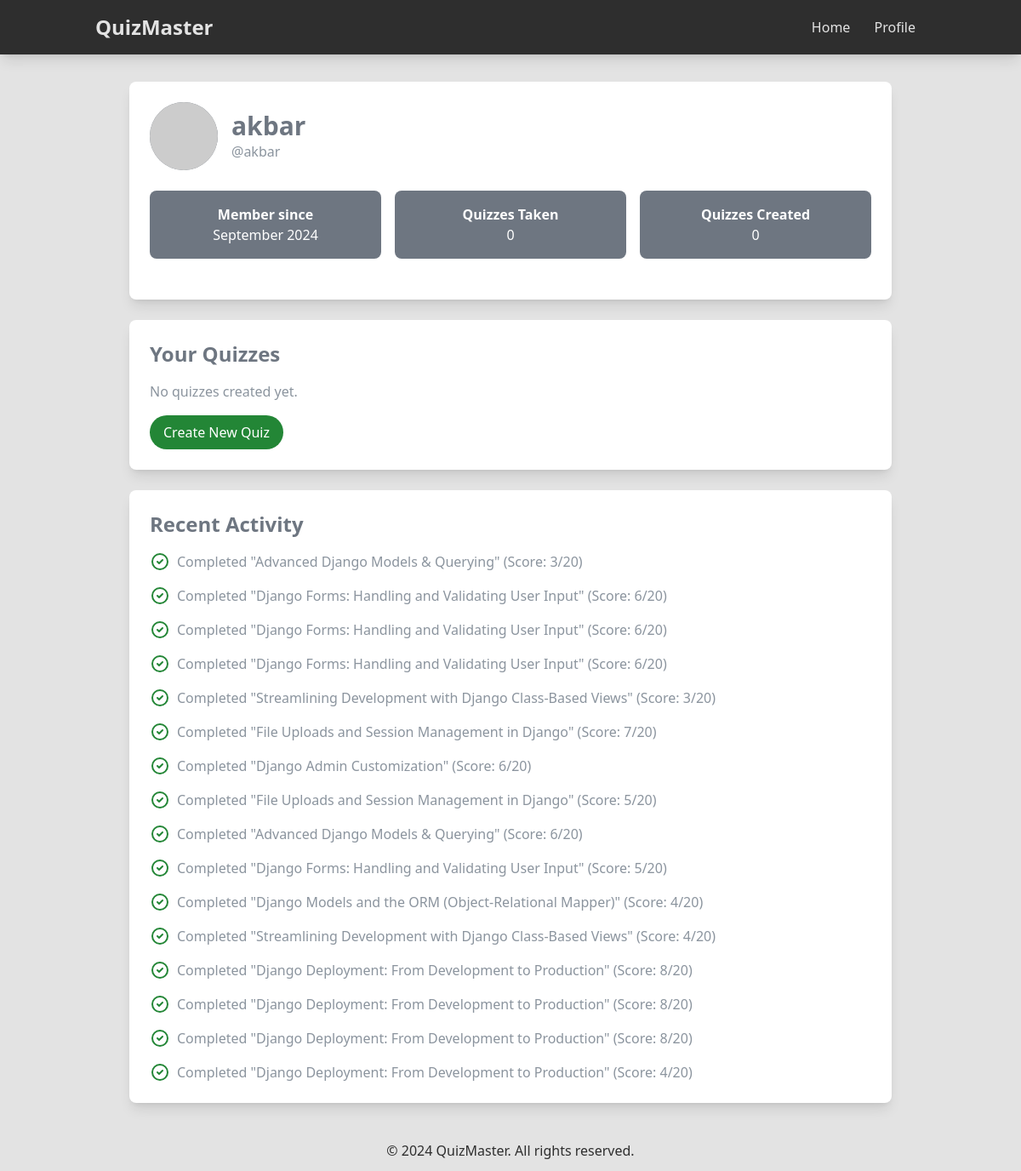
The app's page /profile/1/, older data.
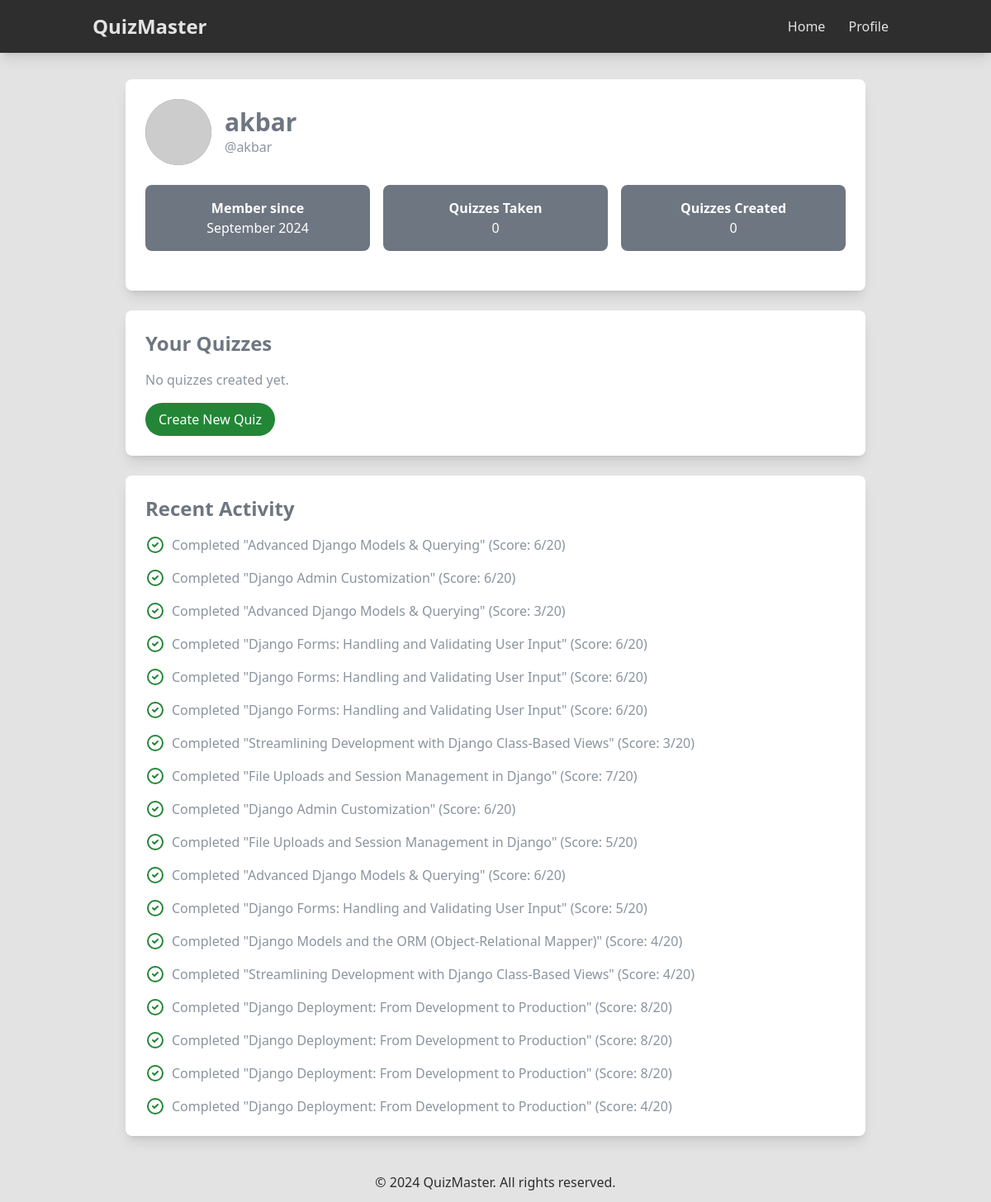
The same page, newer data.
### quizzes/models.py (models this page shows, shortened)
class QuizAttempt(models.Model):
    quiz = models.ForeignKey(Quiz, on_delete=models.CASCADE)
    user = models.ForeignKey(User, on_delete=models.CASCADE)
    score = models.IntegerField(default=0)
    time_taken = models.DurationField(null=True, blank=True)
    started_at = models.DateTimeField(auto_now_add=True)
    completed_at = models.DateTimeField(null=True, blank=True)

class Quiz(models.Model):
    title = models.CharField(max_length=200)
    description = models.TextField(blank=True)
    category = models.CharField(max_length=50)
    creator = models.ForeignKey(User, on_delete=models.CASCADE)
    created_at = models.DateTimeField(auto_now_add=True)
    updated_at = models.DateTimeField(auto_now=True)

### quizzes/views.py (the view)
# urls.py: path("profile/<int:member_id>/", views.member_profile, name="profile"),
def member_profile(request, member_id):
    try:
        user = get_object_or_404(User, id=member_id)
        profile, created = UserProfile.objects.get_or_create(user=user)
        quiz_attempts = QuizAttempt.objects.filter(user=user).order_by("-completed_at")
        created_quizzes = Quiz.objects.filter(creator=user).order_by("-created_at")
        context = {
            "profile": profile,
            "quiz_attempts": quiz_attempts,
            "created_quizzes": created_quizzes,
        }
        return render(request, "quizzes/profile.html", context)
    except Http404:
        return handle_error(
            request, "User Not Found", "The requested user profile does not exist."
        )

### quizzes/templates/quizzes/profile.html (shortened to what this page needs)
{% extends 'quizzes/base.html' %}
{% block content %}
  <div class="max-w-4xl mx-auto">
    <div class="bg-white dark:bg-[#0d1117] rounded-lg shadow-lg p-6 mb-6">
      <div class="flex items-center space-x-4 mb-6">
        <img src="https://picsum.photos/80/80" alt="User Avatar" class="w-20 h-20 rounded-full bg-[#6e7681] dark:bg-[#c9d1d9]" />
        <div>
          <h1 class="text-3xl font-bold font-heading text-[#6e7681] dark:text-[#c9d1d9]">{{ profile.user.username }}</h1>
          <p class="text-[#8b949e] dark:text-[#8b949e]">@{{ profile.user.username }}</p>
        </div>
      </div>
      <div class="grid grid-cols-1 md:grid-cols-3 gap-4 mb-6">
        <div class="bg-[#6e7681] dark:bg-[#c9d1d9] p-4 rounded-lg text-center">
          <p class="font-semibold text-white dark:text-[#0d1117]">Member since</p>
          <p class="text-white dark:text-[#0d1117]">{{ profile.user.date_joined|date:'F Y' }}</p>
        </div>
        <div class="bg-[#6e7681] dark:bg-[#c9d1d9] p-4 rounded-lg text-center">
          <p class="font-semibold text-white dark:text-[#0d1117]">Quizzes Taken</p>
          <p class="text-white dark:text-[#0d1117]">{{ profile.quizzes_taken }}</p>
        </div>
        <div class="bg-[#6e7681] dark:bg-[#c9d1d9] p-4 rounded-lg text-center">
          <p class="font-semibold text-white dark:text-[#0d1117]">Quizzes Created</p>
          <p class="text-white dark:text-[#0d1117]">{{ profile.quizzes_created }}</p>
        </div>
      </div>
    </div>
    <div class="bg-white dark:bg-[#0d1117] rounded-lg shadow-lg p-6 mb-6">
      <h2 class="text-2xl font-bold font-heading mb-4 text-[#6e7681] dark:text-[#c9d1d9]">Your Quizzes</h2>
      {% if created_quizzes %}
        <ul class="space-y-4">
          {% for quiz in created_quizzes %}
            <li>
              <p class="font-semibold text-[#6e7681] dark:text-[#c9d1d9]">{{ quiz.title }}</p>
              <p class="text-sm text-[#8b949e] dark:text-[#8b949e]">
                Plays: {{ quiz.quizattempt_set.count }}
                <span class="ml-2">
                  Avg Score:{% with avg_score=quiz.quizattempt_set.all|dictsort:'score'|last %}
                    {% if avg_score %}
                      {{ avg_score.score|floatformat:1 }}%
                    {% else %}
                      N/A
                    {% endif %}
                  {% endwith %}
                </span>
              </p>
            </li>
          {% endfor %}
        </ul>
      {% else %}
        <p class="text-[#8b949e] dark:text-[#8b949e]">No quizzes created yet.</p>
      {% endif %}
      <a href="{% url 'quiz_create' %}" class="mt-4 inline-block bg-[#238636] text-white rounded-full py-2 px-4 hover:bg-[#238636]/80 transition-colors">Create New Quiz</a>
    </div>
    <div class="bg-white dark:bg-[#0d1117] rounded-lg shadow-lg p-6">
      <h2 class="text-2xl font-bold font-heading mb-4 text-[#6e7681] dark:text-[#c9d1d9]">Recent Activity</h2>
      {% if quiz_attempts %}
        <ul class="space-y-4">
          {% for attempt in quiz_attempts %}
            <li class="flex items-center">
              <svg class="h-6 w-6 {% if attempt.score > attempt.quiz.questions.count|floatformat:0|divisibleby:2 %}
                  text-[#238636]
                {% else %}
                  text-[#cf222e]
                {% endif %} mr-2"
                fill="none"
                stroke="currentColor"
                viewBox="0 0 24 24"
                xmlns="http://www.w3.org/2000/svg">
                <path stroke-linecap="round" stroke-linejoin="round" stroke-width="2" d="M9 12l2 2 4-4m6 2a9 9 0 11-18 0 9 9 0 0118 0z"></path>
              </svg>
              <span class="text-[#8b949e] dark:text-[#8b949e]">Completed "{{ attempt.quiz.title }}" (Score: {{ attempt.score }}/{{ attempt.quiz.questions.count }})</span>
            </li>
          {% endfor %}
        </ul>
      {% else %}
        <p class="text-[#8b949e] dark:text-[#8b949e]">No recent quiz attempts.</p>
      {% endif %}
    </div>
  </div>
{% endblock %}

Row changes from the older to the newer data that the page shows:
added QuizAttempt: quiz "Advanced Django Models & Querying", score "6", quiz.questions.count "20"
added QuizAttempt: quiz "Django Admin Customization", score "6", quiz.questions.count "20"
